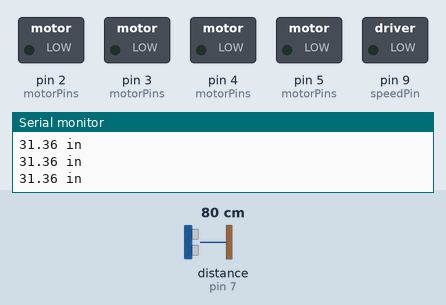
Simulated run of this sketch. Board: Arduino Uno, built with avr-gcc and run on an emulated ATmega328P. Parts: switched loads named in the sketch (green lamp = pin HIGH), the last lines printed to the serial monitor. Wiring (inferred from the names in the program): ultrasonic range finder: trigger pin 6; echo pin 7. Dashed ring = blinking. The test bench sets the inputs (shaded band); at power-on: distance to the obstacle (sensor on pin 7) 80 cm. The echo pulse lasts 58.3 µs per cm; pins used as bus, display or sensor lines are not drawn.

Above: at 1.2 s.
1.3 s: distance to the obstacle (sensor on pin 7) set to 23 cm
2.8 s: distance to the obstacle (sensor on pin 7) set to 18 cm
At 3.05 s:
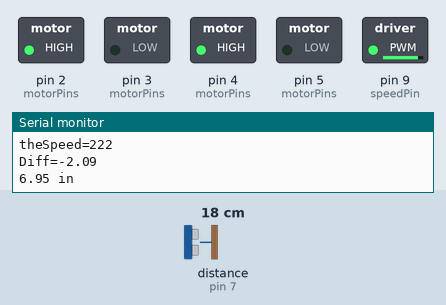
5.8 s: distance to the obstacle (sensor on pin 7) set to 13 cm
At 6.9 s:
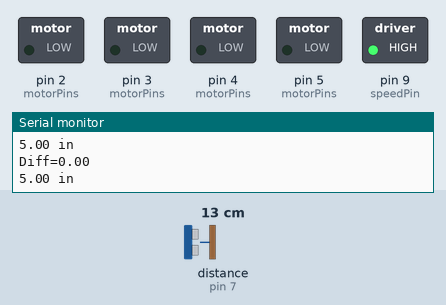
7.3 s: distance to the obstacle (sensor on pin 7) set to 9 cm
At 8.2 s:
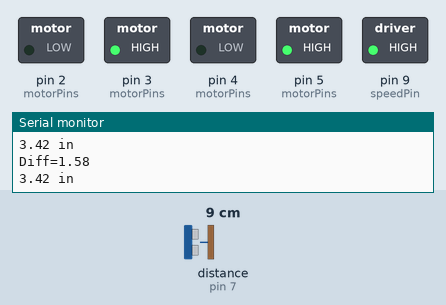
8.8 s: distance to the obstacle (sensor on pin 7) set to 2 cm
At 9.8 s:
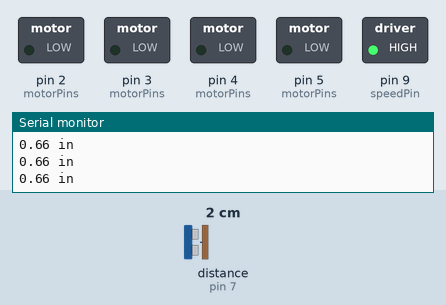
Timing chart, 0 to 11.3 s (numbered marks = the images above; inputs shaded):
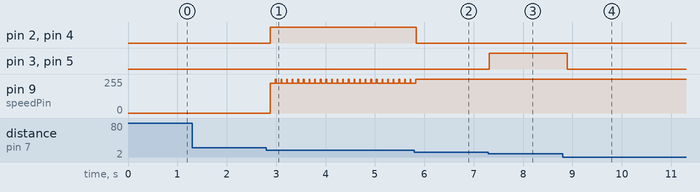

The sketch:

HariBot03_DriveStraight.ino
```cpp
// HariBot
// Hari Wiguna, 2014
// v0.1 - Testing the H-Bridge
// v0.2 - Distance Sensor, cleanup motor code
  // Is hand visible?
    // Yes, I see hand :-)
      // Move forward/backward to get to desired distance
    // No, I don't see hand :-(
      // Start waffling back and forth, increasing scan range if hand not found, decreasing range if hand found
      // When waffle angle is sufficiently small
// v0.3 - Use PWM to compensate for weak
// Motor H-Bridge pins
byte motorPins[][2] = {
  {2,3}, // Left wheel
  {4,5},  // Right wheel
};

byte triggerPin = 6;
byte echoPin = 7;
byte speedPin = 9; // Modulates right motor that is faster than the left motor.  Must be a PWM pin
byte speedKnob = A0;
int theSpeed = 255;

int leftScanTime = 0;
int rightScanTime = 0;
int scanSpeed = 1;

int moveDuration = 100;
int rotateDuration = 1000;


//=== INITIALIZATIONS ===

void InitializeRobot() {
  Serial.begin (9600);

  pinMode(motorPins[0][0], OUTPUT);
  pinMode(motorPins[0][1], OUTPUT);
  pinMode(motorPins[1][0], OUTPUT);
  pinMode(motorPins[1][1], OUTPUT);

  pinMode(triggerPin, OUTPUT);
  pinMode(echoPin, INPUT);
  pinMode(speedPin, OUTPUT);
}

//=== MOTOR CONTROL ===

void Motor(byte whichMotor, int cmd)
{
  byte bridgeValues[2] = {0,0}; // Default both bridge pins to LOW
  switch (cmd) {
    case 1: bridgeValues[0]=1; break;  // cmd 1 means one direction
    case -1: bridgeValues[1]=1; break; // cmd -1 means the other direction, 0 means motor pins get two grounds.
  }
  digitalWrite(motorPins[whichMotor][0], bridgeValues[0]);
  digitalWrite(motorPins[whichMotor][1], bridgeValues[1]);
}

void Motors(int leftCmd, int rightCmd, int duration)
{
  Motor(0, leftCmd);
  Motor(1, rightCmd);
  delay(duration);
}

void Right() {
  Motors(+1,-1, rotateDuration);
}

void Left() {
  Motors(-1,+1, rotateDuration);
}

void Forward() {
  // Right motor is stronger than left when moving forward, so slow right motor down using PWM
  theSpeed = 222; //analogRead(speedKnob) /4;
  analogWrite(speedPin, theSpeed);
  Motors(+1,+1, moveDuration);
  analogWrite(speedPin, 255); // Restore full speed for next movements
  Serial.print("theSpeed=");
  Serial.println(theSpeed);
}

void Backward() {
  Motors(-1,-1, moveDuration);
}

void Stop() {
  Motors(0,0, moveDuration);
}


//=== PRESET MOVES ===

void SquareDance() {
  Forward(); Right();
  Forward(); Right();
  Forward(); Right();
  Forward();
  Stop();   delay(1000);
}

void BackAndForth() {
  Forward();  Stop();
  Backward();  Stop();
}

//=== DISTANCE SENSOR ===
float GetDistance() {
  delay(10); // Make sure we don't ping too often.
  digitalWrite(triggerPin, HIGH);
  delayMicroseconds(1000);
  digitalWrite(triggerPin, LOW);
  int duration = pulseIn(echoPin, HIGH);
  float distance = (duration/2) / 74.07;
  return distance;
}

void FindHand() {
  float distance = GetDistance();
  Serial.print(distance);
  Serial.println(" in");

  // Is hand visible?
  if (distance > 2 && distance < 8) {
    // Yes, I see hand :-)
      // Move forward/backward to get to desired distance
      float diff = 5 - distance;
      float slop = 1;
      if (abs(diff) < slop) Stop();
      if (diff > slop) Backward();
      if (diff < -slop) Forward();
      Serial.print("Diff=");
      Serial.println(diff);
  } else {
    Stop();
    // No, I don't see hand :-(
      // Start waffling back and forth, increasing scan range if hand not found, decreasing range if hand found
      // When waffle angle is sufficiently small
  }
}

void MotorTests() {
  Forward(); Stop();
  Backward(); Stop();
  Right(); Stop();
  Left(); Stop();
  Stop(); Stop();
}


//=== M A I N ===

// the setup routine runs once when you press reset:
void setup() {
  InitializeRobot();
}

// the loop routine runs over and over again forever:
void loop() {
  //MotorTests();
  FindHand();
}
```

Measured:
- the behaviour switches between 21 and 20 cm on distance to the obstacle (sensor on pin 7) (found by bisection; images 0 and 1)
- the behaviour switches between 16 and 15 cm on distance to the obstacle (sensor on pin 7) (found by bisection; images 1 and 2)
- the behaviour switches between 11 and 10 cm on distance to the obstacle (sensor on pin 7) (found by bisection; images 2 and 3)
- after the input at 2.8 s, pin 2 (motorPins), pin 4 (motorPins): LOW → HIGH after 0.09 s; pin 9 (speedPin): alternates 255/255 for 0.01 s and 222/255 for 0.10 s, starting after 0.09 s
- after the input at 5.8 s, pin 2 (motorPins), pin 4 (motorPins): HIGH → LOW at once; pin 9 (speedPin): goes on until 5.8 s, then stays 255/255
- after the input at 7.3 s, pin 3 (motorPins), pin 5 (motorPins): LOW → HIGH at once
- after the input at 8.8 s, pin 3 (motorPins), pin 5 (motorPins): HIGH → LOW after 0.09 s
